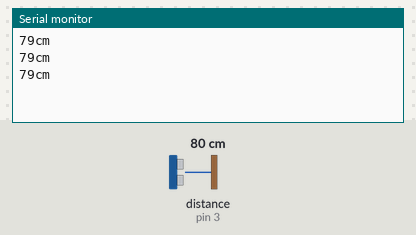
A sketch run on a simulated Arduino Uno, built with avr-gcc and run on an emulated ATmega328P. Shown: the last lines printed to the serial monitor. Wiring (inferred from the names in the program): ultrasonic range finder: trigger pin 2; echo pin 3. Inputs (shaded band) come from the test bench; at power-on: distance to the obstacle (sensor on pin 3) 80 cm. The echo pulse lasts 58.3 µs per cm.

Above: at 1.3 s.
1.4 s: distance to the obstacle (sensor on pin 3) set to 2 cm
At 1.9 s:
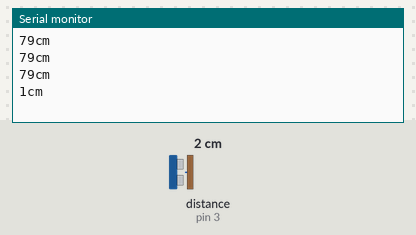
2.9 s: distance to the obstacle (sensor on pin 3) set to 4 cm
At 3.4 s:
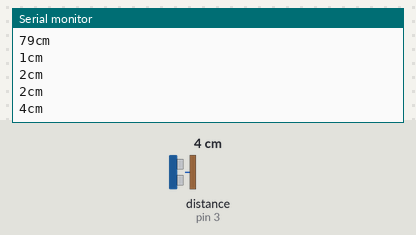
Timing chart, 0 to 5.9 s (numbered marks = the images above; inputs shaded):
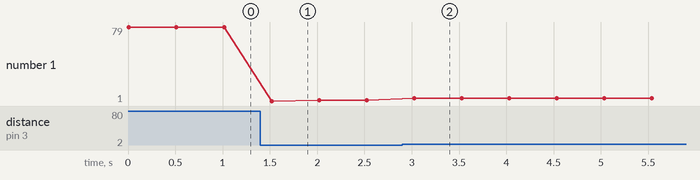

The sketch:

hc_sr04_distance.ino
```cpp
#define ultra_trig 2
#define ultra_echo 3

void setup() {
    pinMode(ultra_trig, OUTPUT);
    pinMode(ultra_echo, INPUT);
    Serial.begin(9600);
}

void loop() {
    int duration;
    int distance;
    digitalWrite(ultra_trig, HIGH);
    delayMicroseconds(1000);
    digitalWrite(ultra_trig, LOW);
    duration = pulseIn(ultra_echo, HIGH);
    distance = (duration/2) /29.1;
    Serial.print(distance);
    Serial.println("cm");

    delay(500);
}
```

Measured:
- after the input at 1.4 s, the serial monitor: prints a new line after 0.12 s (image 1)
- after the input at 2.9 s, the serial monitor: prints a new line after 0.13 s (image 2)
- plotted number 1: 79 → 2 after the input at 1.4 s, 2 → 4 after the input at 2.9 s
